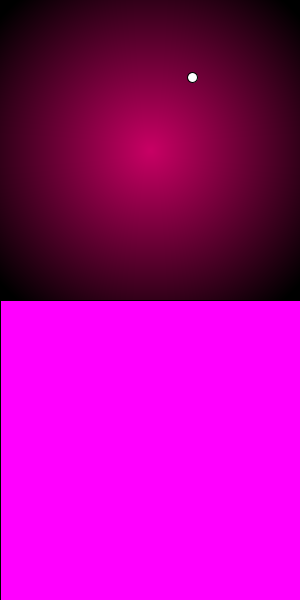
Frame 1 (no input)
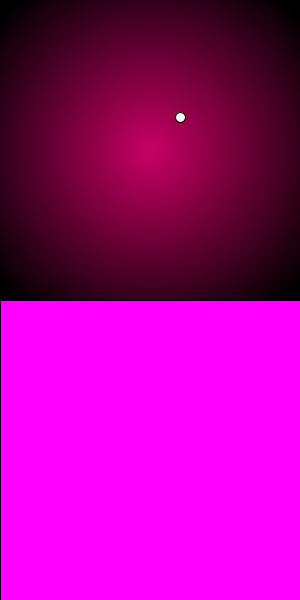
Frame 60 (the mouse pressed at the canvas centre just before this capture)
Frame 120 (the mouse held since frame 60 and released just before this capture): identical to frame 60, image omitted

The Processing sketch that drew these frames (run headless with seeded random() and noise(); from frame 60 on, the mouse is pressed at the canvas centre):

// Processing sketch: processing_180286
// ── processing_180286.pde

float x,y;
float concentration, lastConcentration;
float gradient, angle;
PImage env;

void setup() {  
  size(300, 600);
  background(0);  
  x = (int)random(300);
  y = (int)random(300);
  angle = random(2.0*PI);
  
  env = createImage(300, 300, RGB);
  env.loadPixels();
  int col;
  for (int i = 0; i < env.width; i++) {
       for (int j = 0; j < env.height; j++) {
         col=200-(int)(dist(i,j,150,150));
        env.pixels[i+j*env.width] = color(col, 0, col/2); 
      }
  }
  env.updatePixels();
  image(env, 0, 0);
  
  lastConcentration = env.get((int)x,(int)y);
  concentration = env.get((int)x,(int)y);
  gradient = 0;
}

void draw() {  //draw function loops 
  if(mousePressed == true) tumble();
  else run (0.7);  

  background(0);
  drawEnvironment();
  drawColi();  
  getConcentrationAndGradient();
  drawGradient();
}

void run (float d) {
    x = x + d*sin(angle);
    y = y + d*cos(angle);
    if (x > 300) x = 0;
    if (y > 300) y = 0;
    if (x < 0) x = 300;
    if (y < 0) y = 300;
}

void tumble () {
    angle = random(2.0*PI);
}

void drawColi() {
    fill(255,255,255);
    ellipse(x,y,10,10);
}

void drawEnvironment(){
   image(env, 0, 0);     
}

void getConcentrationAndGradient() {
    lastConcentration = concentration;
    concentration = red(env.get((int)x,(int)y));
    gradient += (concentration - lastConcentration - gradient)/10.0;
}

void drawGradient () {
  int c = 50 + (int)(255.0*gradient); 
  fill (c,0,c/2);
  rect(0,300,300,600);
}
